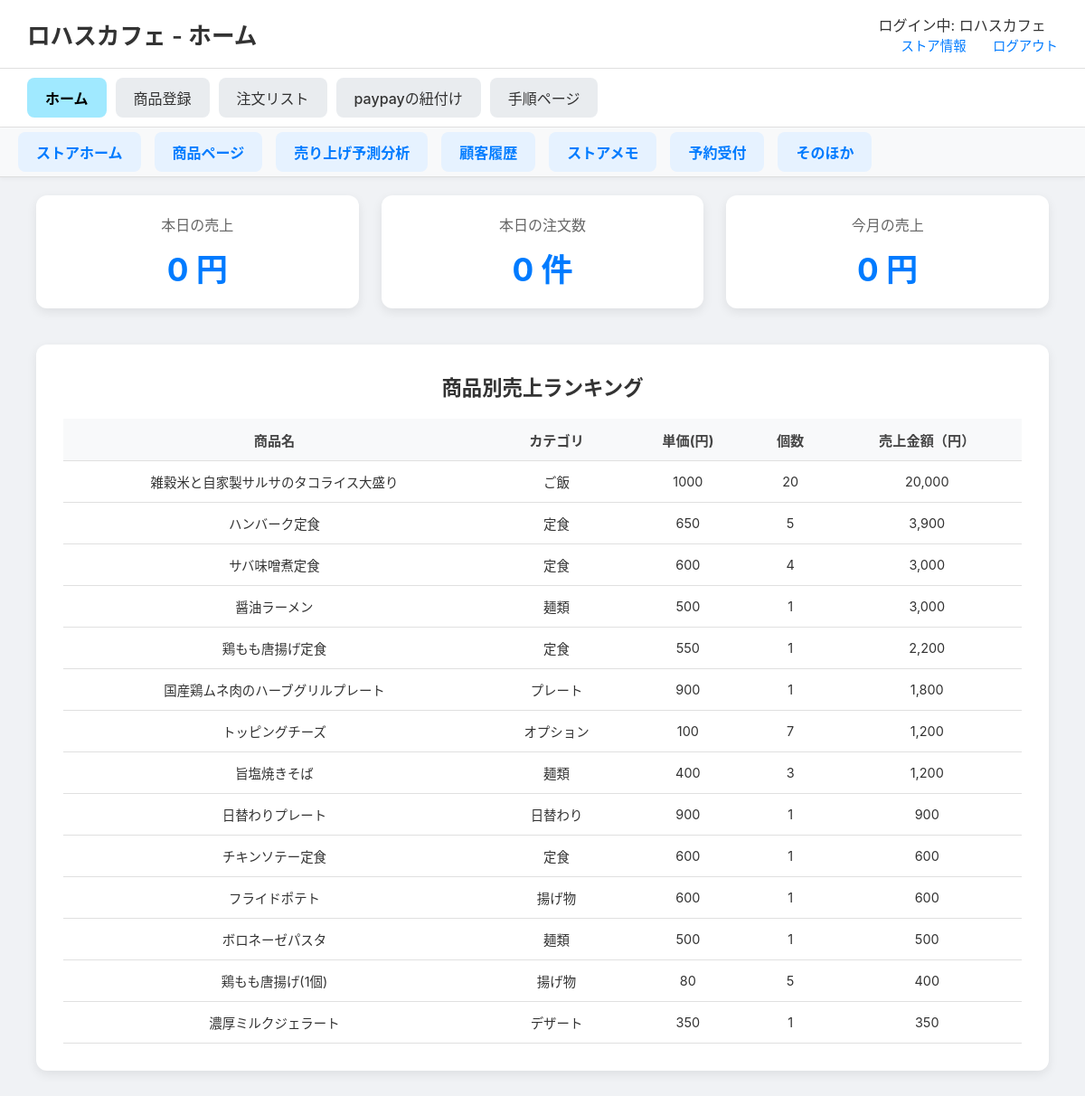
The page /stores/store_home (signed in) on the database its author committed.
### tables this page shows
CREATE TABLE menus (
    menu_id INTEGER PRIMARY KEY AUTOINCREMENT,
    store_id INTEGER, -- NOT NULL制約を削除し、NULLを許容
    menu_name TEXT NOT NULL,
    category TEXT NOT NULL,
    price INTEGER NOT NULL,
    soldout INTEGER NOT NULL DEFAULT 0,
    FOREIGN KEY (store_id) REFERENCES store(store_id)
);

### routes/stores_detail/stores_detail.py (the view)
@stores_detail_bp.route('/store_home')
def store_home():
    if 'store_id' not in session:
        flash("ログインしてください")
        return redirect(url_for('store.store_login'))
    store_id = session['store_id']
    store_name = session.get('store_name', 'ゲスト')
    conn = get_db_connection()
    cursor = conn.cursor()
    cursor.execute("""
        SELECT m.menu_name, m.category, oi.price_at_order, quantity,
               SUM(oi.quantity * oi.price_at_order) AS total_sales
        FROM order_items oi
        JOIN orders o ON oi.order_id = o.order_id
        JOIN menus m ON oi.menu_id = m.menu_id
        WHERE o.store_id = ? AND o.status != 'canceled'
        GROUP BY m.menu_name, m.category
        ORDER BY total_sales DESC
    """, (store_id,))
    product_sales = cursor.fetchall()
    today_str = date.today().isoformat()
    cursor.execute("""
        SELECT COALESCE(SUM(total_amount), 0) AS daily_sales,
               COUNT(*) AS daily_orders
        FROM orders
        WHERE store_id = ? AND DATE(datetime) = ? AND status != 'canceled'
    """, (store_id, today_str))
    today_stats = cursor.fetchone()
    daily_sales = today_stats['daily_sales']
    daily_orders = today_stats['daily_orders']
    first_day_of_month = date.today().replace(day=1).isoformat()
    cursor.execute("""
        SELECT COALESCE(SUM(total_amount), 0) AS monthly_sales
        FROM orders
        WHERE store_id = ? AND DATE(datetime) >= ? AND status != 'canceled'
    """, (store_id, first_day_of_month))
    monthly_sales = cursor.fetchone()['monthly_sales']
    conn.close()
    return render_template(
        'stores_detail/store_home.html',
        store_name=store_name,
        product_sales=product_sales,
        daily_sales=f"{daily_sales:,}",
        daily_orders=f"{daily_orders:,}",
        monthly_sales=f"{monthly_sales:,}"
    )

### routes/stores_detail/stores_detail.py (called while the page is built)
def get_db_connection():
    db_path = os.path.join(os.path.dirname(__file__), '..', '..', 'app.db')
    conn = sqlite3.connect(db_path)
    conn.row_factory = sqlite3.Row  # 行を辞書形式で取得
    return conn

### templates/stores_detail/store_home.html (shortened to what this page needs)
<!DOCTYPE html>
<html lang="ja">
<head>
    <link rel="stylesheet" href="{{ url_for('static', filename='css/stores_detail.css') }}">
</head>
<body>
        <header class="site-header">
            <h1>{{ store_name }} - ホーム</h1>
            <div class="header-links">
                <div class="store-name">ログイン中: {{ store_name if store_name else 'ゲスト' }}</div>
                <a href="{{ url_for('stores_detail.store_info') }}">ストア情報</a>
                <a href="{{ url_for('general.explamation') }}">ログアウト</a>
            </div>
        </header>
    <nav class="main-nav">
        <ul>
            <li><a href="{{ url_for('stores_detail.store_home') }}" class="active">ホーム</a></li>
            <li><a href="{{ url_for('stores_detail.menu_registration') }}">商品登録</a></li>
            <li><a href="{{ url_for('stores_detail.order_list') }}">注文リスト</a></li>
            <li><a href="{{ url_for('stores_detail.paypay_linking') }}">paypayの紐付け</a></li>
            <li><a href="{{ url_for('stores_detail.procedure') }}">手順ページ</a></li>
        </ul>
    </nav>
    <div class="sub-navigation">
        <a href="{{ url_for('stores_detail.store_home') }}" class="shortcut-link">ストアホーム</a>
        <a href="{{ url_for('stores_home_relation.store_home_menu') }}" class="shortcut-link">商品ページ</a>
        <a href="{{ url_for('stores_home_relation.store_analysis') }}" class="shortcut-link">売り上げ予測分析</a>
        <a href="{{ url_for('stores_home_relation.store_customer_history') }}" class="shortcut-link">顧客履歴</a>
        <a href="{{ url_for('stores_home_relation.store_memo') }}" class="shortcut-link">ストアメモ</a>
        <a href="{{ url_for('stores_home_relation.store_reservation') }}" class="shortcut-link">予約受付</a>
        <a href="{{ url_for('stores_home_relation.store_other') }}" class="shortcut-link">そのほか</a>
    </div>
    <main class="main-content">
        <div class="stats-container">
            <div class="stat-box">
                <p>本日の売上</p>
                <h2>{{ daily_sales }} 円</h2>
            </div>
            <div class="stat-box">
                <p>本日の注文数</p>
                <h2>{{ daily_orders }} 件</h2>
            </div>
            <div class="stat-box">
                <p>今月の売上</p>
                <h2>{{ monthly_sales }} 円</h2>
            </div>
        </div>
        <div class="chart-container">
            <h3>商品別売上ランキング</h3>
            <table>
                <thead>
                    <tr>
                        <th>商品名</th>
                        <th>カテゴリ</th>
                        <th>単価(円)</th>
                        <th>個数</th>
                        <th>売上金額（円）</th>
                    </tr>
                </thead>
                <tbody>
                    {% for row in product_sales %}
                    <tr>
                        <td>{{ row['menu_name'] }}</td>
                        <td>{{ row['category'] }}</td>
                        <td>{{ row['price_at_order']}}</td>
                        <td>{{ row['quantity']}}</td>
                        <td>{{ "{:,}".format(row['total_sales']) }}</td>
                    </tr>
                    {% endfor %}
                </tbody>
            </table>
        </div>
    </main>
</body>
</html>

### static/css/stores_detail.css (style rules this page uses)
body { font-family: -apple-system, BlinkMacSystemFont, "Segoe UI", Roboto, "Hiragino Sans", "Noto Sans CJK JP", "Yu Gothic", sans-serif; margin: 0; background-color: #f0f2f5; color: #333; }
.site-header { display: flex; justify-content: space-between; align-items: center; padding: 15px 30px; background-color: #ffffff; border-bottom: 1px solid #e0e0e0; }
.site-header h1 { font-size: 1.6em; margin: 0; font-weight: 600; }
.header-links a { margin-left: 25px; text-decoration: none; color: #007bff; font-size: 0.9em; font-weight: 500; }
.main-nav { background-color: #ffffff; padding: 10px 30px; border-bottom: 1px solid #e0e0e0; box-shadow: 0 2px 4px rgba(0,0,0,0.05); }
.main-nav ul { display: flex; list-style: none; margin: 0; padding: 0; gap: 10px; }
.main-nav a { display: block; padding: 10px 20px; text-decoration: none; color: #333; background-color: #e9ecef; border-radius: 8px; font-weight: 500; transition: background-color 0.2s; }
.main-nav a.active { background-color: #a0e9ff; color: #000; font-weight: bold; }
.main-content { padding: 20px 40px 40px 40px; }
.stats-container { display: flex; gap: 25px; margin-bottom: 40px; }
.stat-box { flex: 1; background-color: #ffffff; padding: 20px; border-radius: 12px; box-shadow: 0 4px 12px rgba(0,0,0,0.08); text-align: center; }
.stat-box p { margin: 0 0 10px 0; font-size: 1em; font-weight: 500; color: #666; }
.stat-box h2 { margin: 0; font-size: 2.2em; color: #007bff; }
.chart-container { background-color: #ffffff; padding: 30px; border-radius: 12px; box-shadow: 0 4px 12px rgba(0,0,0,0.08); }
.chart-container h3 { margin-top: 0; margin-bottom: 20px; text-align: center; font-size: 1.4em; }
.sub-navigation { display: flex; justify-content: flex-start; gap: 15px; background-color: #f8f9fa; padding: 5px 20px; border-bottom: 1px solid #ddd; box-shadow: 0 2px 4px rgba(0,0,0,0.04); position: sticky; top: 0; z-index: 1000; }
.shortcut-link { text-decoration: none; color: #007bff; font-weight: bold; font-size: 1em; background-color: #e6f2ff; padding: 10px 20px; border-radius: 8px; transition: background-color 0.2s; }
.chart-container table { width: 100%; border-collapse: collapse; margin-top: 20px; font-size: 0.95em; color: #333; }
.chart-container th, .chart-container td { padding: 12px 15px; text-align: center; border-bottom: 1px solid #e0e0e0; }
.chart-container th { background-color: #f8f9fa; font-weight: bold; color: #444; }
.chart-container tbody td { font-size: 0.95em; }

### rows shown on the page
menus: menu_name "雑穀米と自家製サルサのタコライス大盛り", category "ご飯", price_at_order "1000", quantity "20", total_sales "20,000"
menus: menu_name "ハンバーク定食", category "定食", price_at_order "650", quantity "5", total_sales "3,900"
menus: menu_name "サバ味噌煮定食", category "定食", price_at_order "600", quantity "4", total_sales "3,000"
menus: menu_name "醤油ラーメン", category "麺類", price_at_order "500", quantity "1", total_sales "3,000"
menus: menu_name "鶏もも唐揚げ定食", category "定食", price_at_order "550", quantity "1", total_sales "2,200"
menus: menu_name "国産鶏ムネ肉のハーブグリルプレート", category "プレート", price_at_order "900", quantity "1", total_sales "1,800"
menus: menu_name "トッピングチーズ", category "オプション", price_at_order "100", quantity "7", total_sales "1,200"
menus: menu_name "旨塩焼きそば", category "麺類", price_at_order "400", quantity "3", total_sales "1,200"
menus: menu_name "日替わりプレート", category "日替わり", price_at_order "900", quantity "1", total_sales "900"
menus: menu_name "チキンソテー定食", category "定食", price_at_order "600", quantity "1", total_sales "600"
menus: menu_name "フライドポテト", category "揚げ物", price_at_order "600", quantity "1", total_sales "600"
menus: menu_name "ボロネーゼパスタ", category "麺類", price_at_order "500", quantity "1", total_sales "500"
menus: menu_name "鶏もも唐揚げ(1個)", category "揚げ物", price_at_order "80", quantity "5", total_sales "400"
menus: menu_name "濃厚ミルクジェラート", category "デザート", price_at_order "350", quantity "1", total_sales "350"

### other values the page prints
{{ store_name }} "ロハスカフェ"
{{ store_name if store_name else 'ゲスト' }} "ロハスカフェ"
{{ daily_sales }} "0"
{{ daily_orders }} "0"
{{ monthly_sales }} "0"
